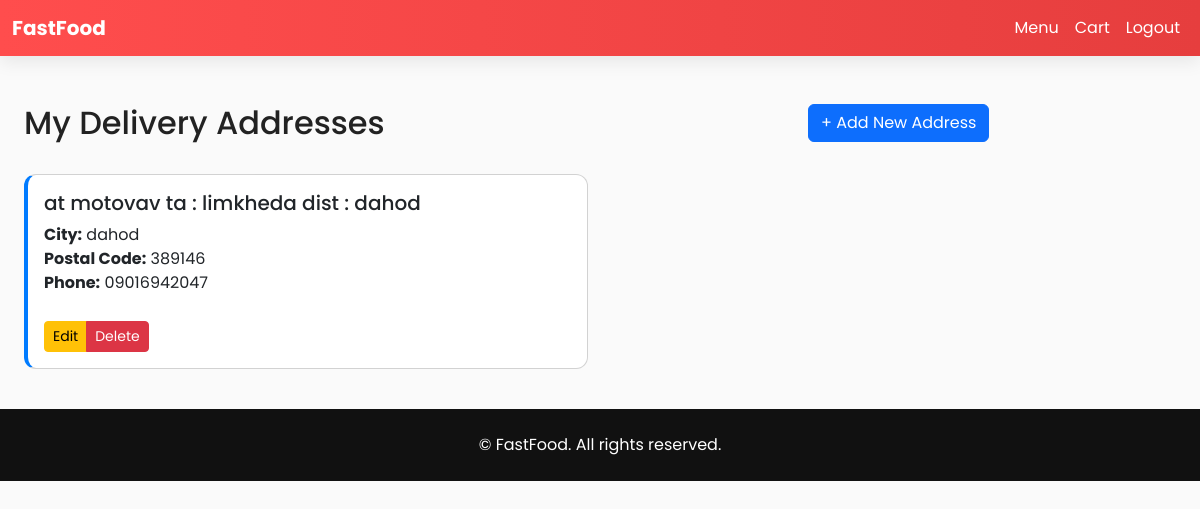
The page /delivery-addresses/ (signed in) on the database its author committed.
### food_app/models.py (models this page shows, shortened)
class DeliveryAddress(models.Model):
    user = models.ForeignKey(User, on_delete=models.CASCADE, related_name="delivery_addresses")
    street_address = models.CharField(max_length=255)
    city = models.CharField(max_length=100)
    postal_code = models.CharField(max_length=20)
    phone = models.CharField(max_length=20)
    latitude = models.FloatField(blank=True, null=True)
    longitude = models.FloatField(blank=True, null=True)
    is_default = models.BooleanField(default=False)
    created_at = models.DateTimeField(default=timezone.now)
    class Meta:
        verbose_name_plural = "Delivery Addresses"

### food_app/views.py (the view)
# urls.py: path("delivery-addresses/", views.delivery_addresses, name="delivery_addresses"),
@login_required(login_url="login")
def delivery_addresses(request):
    addresses = request.user.delivery_addresses.all()
    return render(request, "food_app/delivery_addresses.html", {"addresses": addresses})

### food_app/templates/food_app/delivery_addresses.html (shortened to what this page needs)
{% extends 'food_app/base.html' %}
{% block content %}
<div class="container mt-5">
    <div class="row mb-4">
        <div class="col-md-8">
            <h2>My Delivery Addresses</h2>
        </div>
        <div class="col-md-4 text-right">
            <a href="{% url 'add_delivery_address' %}" class="btn btn-primary">+ Add New Address</a>
        </div>
    </div>
    {% if addresses %}
        <div class="row">
            {% for address in addresses %}
            <div class="col-md-6 mb-3">
                <div class="card">
                    <div class="card-body">
                        <div class="d-flex justify-content-between">
                            <h5 class="card-title">
                                {{ address.street_address }}
                            </h5>
                        </div>
                        <p class="card-text">
                            <strong>City:</strong> {{ address.city }}<br>
                            <strong>Postal Code:</strong> {{ address.postal_code }}<br>
                            <strong>Phone:</strong> {{ address.phone }}<br>
                        </p>
                        <div class="btn-group" role="group">
                            <a href="{% url 'edit_delivery_address' address.id %}" class="btn btn-sm btn-warning">Edit</a>
                            <a href="{% url 'delete_delivery_address' address.id %}" class="btn btn-sm btn-danger" onclick="return confirm('Are you sure?')">Delete</a>
                        </div>
                    </div>
                </div>
            </div>
            {% endfor %}
        </div>
    {% else %}
        <div class="alert alert-info">
            <p>No delivery addresses found. <a href="{% url 'add_delivery_address' %}">Add one now!</a></p>
        </div>
    {% endif %}
</div>
{% endblock %}

### food_app/templates/food_app/base.html (style rules this page uses)
:root { --brand:#ff4d4d; --brand-dark:#e63e3e; }
body { font-family: "Poppins"; background:#fafafa; color:#222; }
.card { border-radius:12px; overflow:hidden; transition:.2s; }

### food_app/templates/food_app/delivery_addresses.html (style rules this page uses)
.container { max-width: 1200px; }
.card { border-left: 4px solid #007bff; }
.btn-group { margin-top: 10px; }

### rows shown on the page
DeliveryAddress: street_address "at motovav ta : limkheda dist : dahod", city "dahod", postal_code "389146", phone "09016942047"
